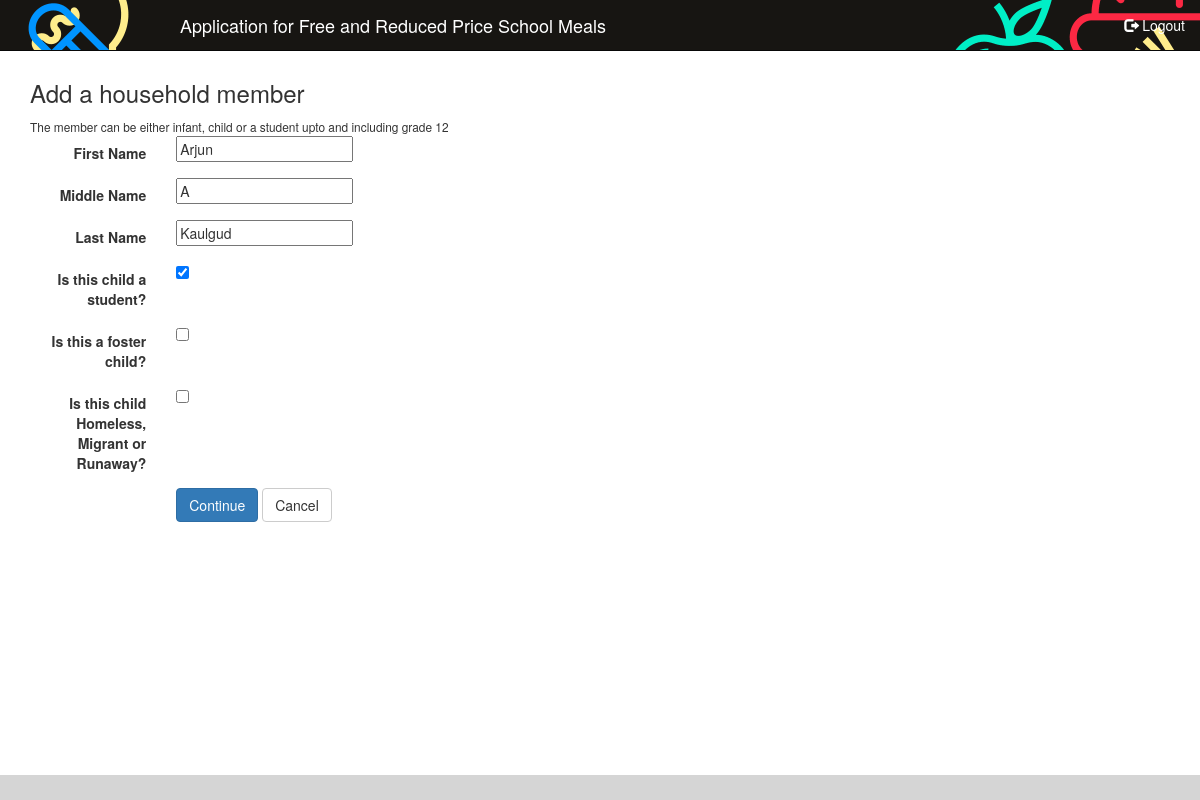
Page /eat/app/children/1/edit (signed in) on the earlier database version.
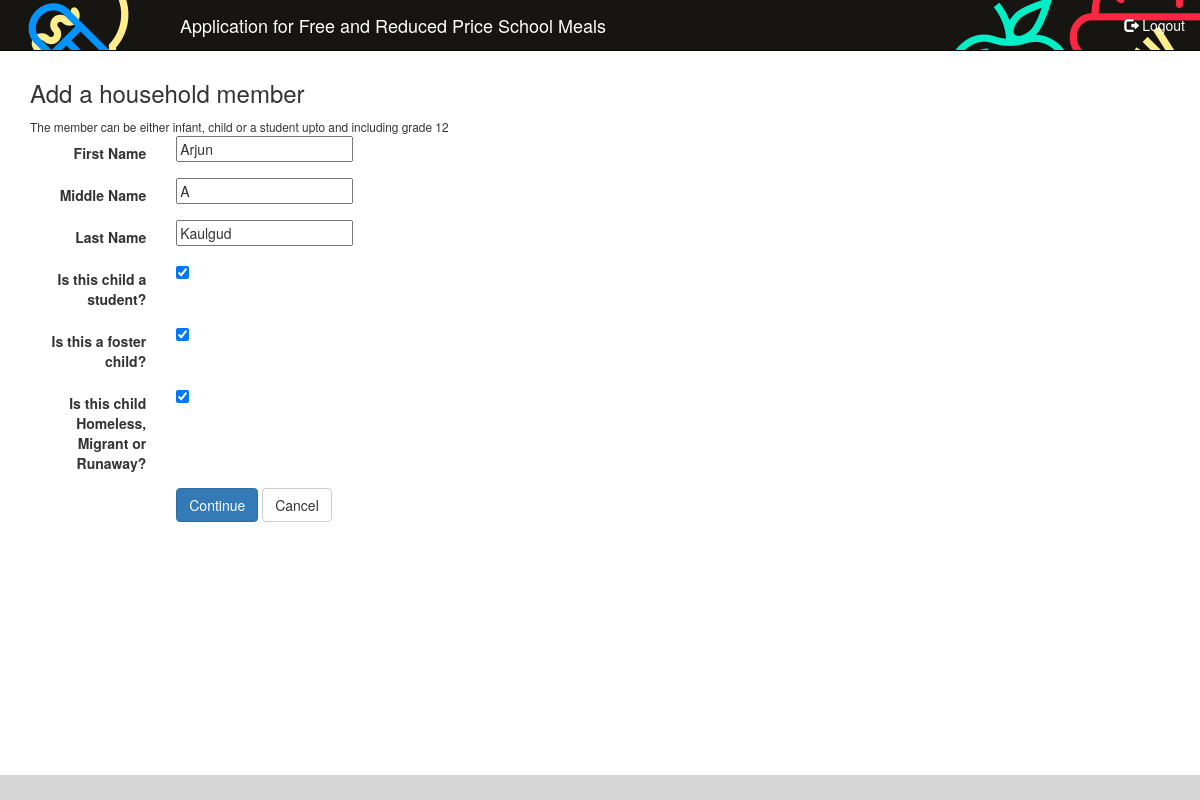
Same page on the later database version.
### eat/models.py (models this page shows)
class Child(models.Model):
    children = models.Manager()
    application = models.ForeignKey(Application, on_delete=models.CASCADE)
    first_name = models.CharField(max_length=25,
                                  verbose_name='First Name')
    last_name = models.CharField(max_length=25,
                                 verbose_name='Last Name')
    middle_name = models.CharField(max_length=25,
                                   verbose_name='Middle Name',
                                   blank=True,
                                   null=True)
    is_student = models.BooleanField(verbose_name='Is Student')
    foster_child = models.BooleanField(verbose_name='Is Foster Child')
    hmr = models.BooleanField(verbose_name='Homeless, Migrant, Runaway')
    salary = models.DecimalField(verbose_name='Salary',
                                 decimal_places=2,
                                 max_digits=8,
                                 help_text='Salary or Wages from a Job',
                                 blank=True,
                                 null=True)
    salary_frequency = models.IntegerField(choices=PAY_FREQUENCIES,
                                           verbose_name='Frequency Of Salary',
                                           help_text='How often are earnings received',
                                           blank=True,
                                           null=True)
    ssi_disability = models.DecimalField(verbose_name='Social Security Income for Disability',
                                         decimal_places=2,
                                         max_digits=8,
                                         help_text='Social security income for childs blindness or disability',
                                         blank=True,
                                         null=True)
    ssi_disability_frequency = models.IntegerField(choices=PAY_FREQUENCIES,
                                                   verbose_name='Frequency Of Social Security Income for Disability',
                                                   help_text='How often are earnings received',
                                                   blank=True,
                                                   null=True)
    ssi_parent_disability = models.DecimalField(verbose_name='Social Security Income for Parents Disability',
                                                decimal_places=2,
                                                max_digits=8,
                                                help_text='Social security income received if parent is disabled/retired/deceased',
                                                blank=True,
                                                null=True)
    ssi_parent_disability_frequency = models.IntegerField(choices=PAY_FREQUENCIES,
                                                          verbose_name='Frequency Of Social Security Income for Parent Disabilty',
                                                          help_text='How often are earnings received',
                                                          blank=True,
                                                          null=True)
    spending_money_income = models.DecimalField(verbose_name='Spending Money Income',
                                                decimal_places=2,
                                                max_digits=8,
                                                help_text='Spending money received from a person outside the household',
                                                blank=True,
                                                null=True)
    spending_money_income_frequency = models.IntegerField(choices=PAY_FREQUENCIES,
                                                          verbose_name='Frequency Of Spending Money Income',
                                                          help_text='How often are earnings received',
                                                          blank=True,
                                                          null=True)
    other_friend_income = models.DecimalField(verbose_name='Other Regular Income From Friends',
                                              decimal_places=2,
                                              max_digits=8,
                                              blank=True,
                                              null=True)
    other_friend_income_frequency = models.IntegerField(choices=PAY_FREQUENCIES,
                                                        verbose_name='Frequency Of Other Regular Income From Friends',
                                                        help_text='How often are earnings received',
                                                        blank=True,
                                                        null=True)
    pension_income = models.DecimalField(verbose_name='Pension Income',
                                         decimal_places=2,
                                         max_digits=8,
                                         blank=True,
                                         null=True)
    pension_income_frequency = models.IntegerField(choices=PAY_FREQUENCIES,
                                                   verbose_name='Pension Income Frequency',
                                                   help_text='How often are earnings received',
                                                   blank=True,
                                                   null=True)
    annuity_income = models.DecimalField(verbose_name='Annuity Income',
                                         decimal_places=2,
                                         max_digits=8,
                                         blank=True,
                                         null=True)
    annuity_income_frequency = models.IntegerField(choices=PAY_FREQUENCIES,
                                                   verbose_name='Annuity Income Frequency',
                                                   help_text='How often are earnings received',
                                                   blank=True,
                                                   null=True)
    trust_income = models.DecimalField(verbose_name='Trust Income',
                                       decimal_places=2,
                                       max_digits=8,
                                       blank=True,
                                       null=True)
    trust_income_frequency = models.IntegerField(choices=PAY_FREQUENCIES,
                                                 verbose_name='Trust Income Frequency',
                                                 help_text='How often are earnings received',
                                                 blank=True,
                                                 null=True)
    other_income = models.DecimalField(verbose_name='Other Income',
                                       decimal_places=2,
                                       max_digits=8,
                                       help_text='Any other income',
                                       blank=True,
                                       null=True)
    other_income_frequency = models.IntegerField(choices=PAY_FREQUENCIES,
                                                 verbose_name='Other Income Frequency',
                                                 help_text='How often are earnings received',
                                                 blank=True,
                                                 null=True)

### eat/views.py (the view)
# urls.py: url(r'^app/children/(?P<child_id>[0-9]+)/edit', views.edit_child, name='edit_child'),
@login_required
def edit_child(request, child_id):
    args = dict()
    child = Child.children.get(pk=child_id)
    if request.method == 'POST':
        form = AddChildForm(request.POST, instance=child)
        if form.is_valid():
            form.save()
            return redirect('children')
    else:
        form = AddChildForm(instance=child)
    args['form'] = form
    return render(request, "eat/user/application/child/add_edit.html", args)

### eat/forms.py
class AddChildForm(ModelForm):
    class Meta:
        model = Child
        fields = ['first_name', 'middle_name', 'last_name', 'is_student', 'foster_child', 'hmr']
        exclude = ("application",)
        widgets = {
            'is_student': forms.CheckboxInput,
            'foster_child': forms.CheckboxInput,
            'hmr': forms.CheckboxInput
        }
        labels = {
            'is_student': "Is this child a student?",
            'foster_child': "Is this a foster child?",
            'hmr': "Is the child Homeless, Migrant or Runaway?",
        }

### eat/templates/eat/user/application/child/add_edit.html (shortened to what this page needs)
{% extends "eat/user/application/base.html" %}
{% load staticfiles %}
{% block application_content_main %}
    <h3>Add a household member</h3>
    <small>The member can be either infant, child or a student upto and including grade 12</small>
    <form class="form-horizontal" method="post">
        <div class="form-group">
            <label for="{{ form.first_name.id_for_label }}" class="col-sm-2 control-label">First Name</label>
            <div class="col-sm-10">
                {{ form.first_name }}
            </div>
        </div>
        <div class="form-group">
            <label for="{{ form.middle_name.id_for_label }}" class="col-sm-2 control-label">Middle Name</label>
            <div class="col-sm-10">
                {{ form.middle_name }}
            </div>
        </div>
        <div class="form-group">
            <label for="{{ form.last_name.id_for_label }}" class="col-sm-2 control-label">Last Name</label>
            <div class="col-sm-10">
                {{ form.last_name }}
            </div>
        </div>
        <div class="form-group">
            <label for="{{ form.is_student.id_for_label }}" class="col-sm-2 control-label">
                Is this child a student?
            </label>
            <div class="col-sm-10">
                {{ form.is_student }}
            </div>
        </div>
        <div class="form-group">
            <label for="{{ form.foster_child.id_for_label }}" class="col-sm-2 control-label">
                Is this a foster child?
            </label>
            <div class="col-sm-10">
                {{ form.foster_child }}
            </div>
        </div>
        <div class="form-group">
            <label for="{{ form.hmr.id_for_label }}" class="col-sm-2 control-label">
                Is this child Homeless, Migrant or Runaway?
            </label>
            <div class="col-sm-10">
                {{ form.hmr }}
            </div>
        </div>
        <div class="form-group">
            <div class="col-sm-offset-2 col-sm-10">
                <button type="submit" class="btn btn-primary">Continue</button>
                <a class="btn btn-default" role="button"href="{% url 'eat.views.children' %}">Cancel</a>
            </div>
        </div>
    </form>
{% endblock %}

Differences in the rows shown:
changed Child "Arjun": foster_child "☐" → "☑"; hmr "☐" → "☑"
